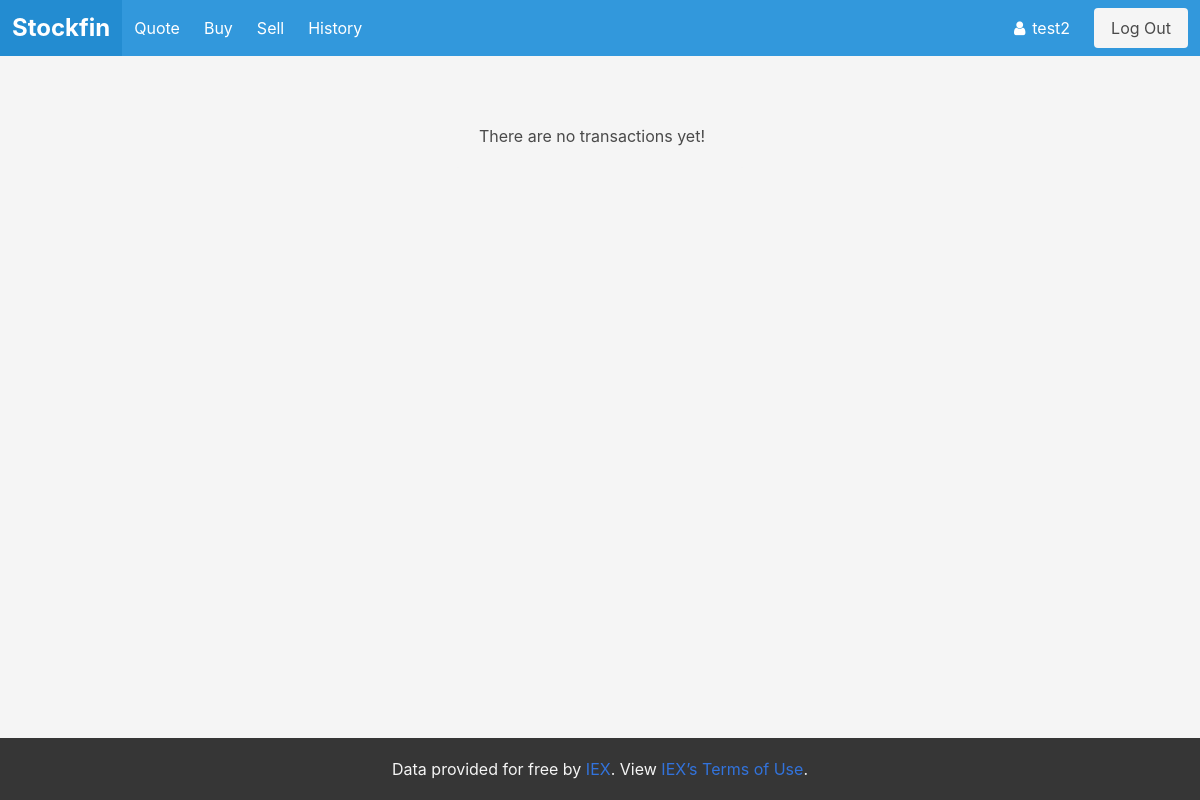
/history (signed in), run on an earlier commit of the app's database.
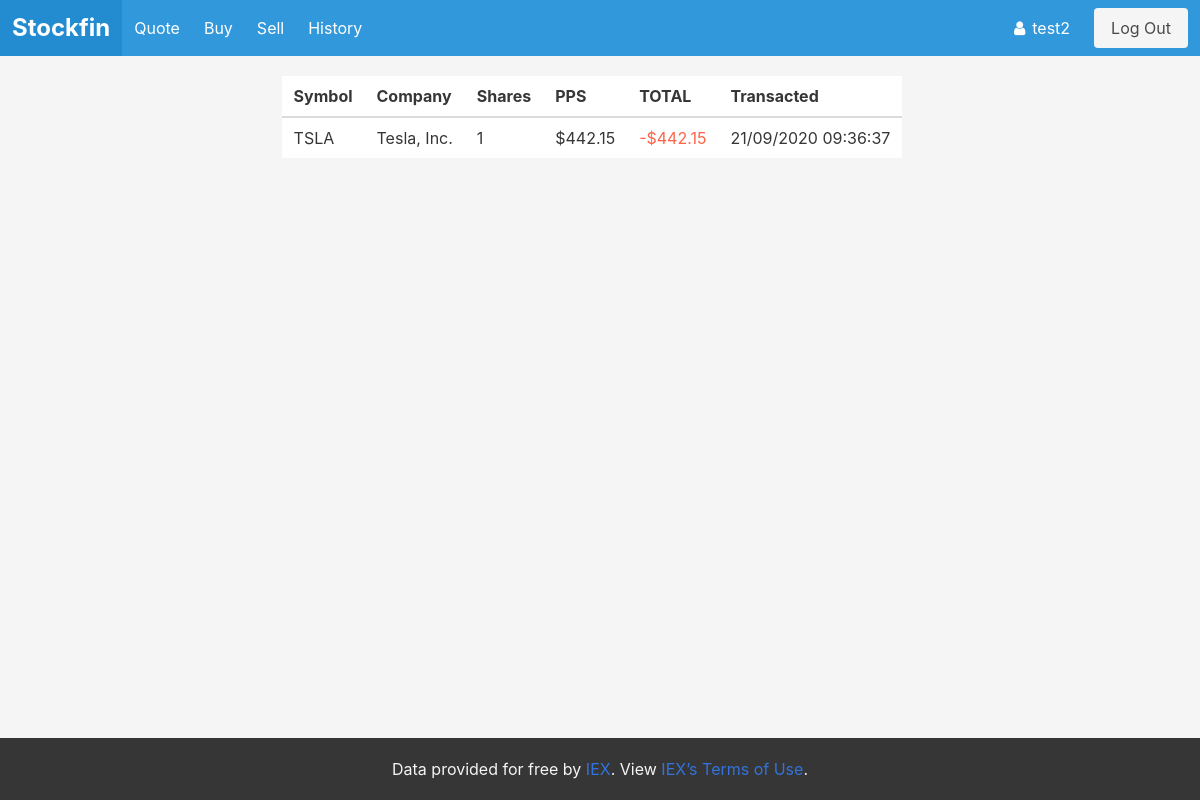
And on a later commit of the database.
### tables this page shows
CREATE TABLE history (id INTEGER NOT NULL, username VARCHAR (1, 255) NOT NULL, symbol CHAR (1, 50) NOT NULL, company STRING, shares INTEGER NOT NULL, price INTEGER NOT NULL, currency_before INTEGER NOT NULL, currency_after INTEGER NOT NULL, transacted STRING NOT NULL);

### app.py (the view)
@app.route("/history")#✔️
@login_required
def history():
    rows = db.execute("SELECT * FROM history WHERE id = :id", id=session["user_id"])
    return render_template("/history.html", rows=rows)

### app.py (called while the page is built)
@app.after_request
def after_request(response):
    response.headers["Cache-Control"] = "no-cache, no-store, must-revalidate"
    response.headers["Expires"] = 0
    response.headers["Pragma"] = "no-cache"
    return response

### helpers.py (called while the page is built)
def login_required(f):
    @wraps(f)
    def decorated_function(*args, **kwargs):
        if session.get("user_id") is None:
            return redirect("/login")
        return f(*args, **kwargs)
    return decorated_function

### templates/history.html (shortened to what this page needs)
{% extends "layout.html" %}
{% block body %}
<div class="container is-striped">
    <div class="notification">
    {% if rows %}
      <table class="table is-striped is-hoverable is-fullwidth">
        <thead>
          <tr>
            <th>Symbol</th>
            <th>Company</th>
            <th>Shares</th>
            <th>PPS</th>
            <th>TOTAL</th>
            <th>Transacted</th>
          </tr>
        </thead>
        <tbody>
            {% for data in rows %}
              <tr>
                <td>{{ data.symbol }}</td>
                <td>{{ data.company }}</td>
                <td>
                        {% if data.shares < 0 %}
                            <span>{{data.shares}}</span>
                        {% else %}
                        <span >{{data.shares}}</span>
                        {% endif %}
                </td>
                <td>${{ ((data.price / data.shares)) |round(2)  }}</td>
                <td>
                        {% if data.shares < 0 %}
                          <span style="color: green">${{data.price}}</span>
                        {% else %}
                          <span style="color: tomato">-${{ data.price }}</span>
                        {% endif %}
                </td>
                <td>{{ data.transacted }} </td>
              </tr>
            {% endfor %}
        </tbody>
      </table>
    {%else%}
    <h1 class="mt-6">There are no transactions yet!</h1>
    {% endif %}
    </div>
</div>
{% endblock %}

### templates/layout.html (shortened to what this page needs)
<!DOCTYPE html>
<html lang="en">
<head>
    <link rel="stylesheet" type="text/css" href="../static/css/bulma.css">
    <link rel="stylesheet" type="text/css" href="https://stackpath.bootstrapcdn.com/font-awesome/4.7.0/css/font-awesome.min.css">
</head>
<body>
    {% include 'includes/navbar.html' %}
    {% block body %}
    {% endblock %}
    {% include 'includes/footer.html' %}
</body>
</html>

### templates/includes/navbar.html (shortened to what this page needs)
<nav class="navbar is-fixed is-info" role="navigation" aria-label="main navigation">
    <div class="navbar-brand">
      <a class="navbar-item logo" href="/">
        Stockfin
      </a>
    </div>
    {% if session.user_id %}
    <div id="navbarBasicExample" class="navbar-menu">
      <div class="navbar-start">
        <a href="/quote" class="navbar-item">
          Quote
        </a>
        <a href="/buy" class="navbar-item">
          Buy
        </a>
        <a href="/sell" class="navbar-item">
          Sell
        </a>
        <a href="/history" class="navbar-item">
          History
        </a>
      </div>
      <div class="navbar-end">
        <div class="navbar-item is-dark">
          <a id="showModal" href="#" >
            <span class="icon is-small is-left">
              <i class="fa fa-user"></i>
            </span>
            <span >{{ session["username"] }}</span>
          </a>
        </div>
        <div class="navbar-item">
          <div class="buttons">
            <a href="/logout" class="button is-light">
              Log Out
            </a>
          </div>
        </div>
      </div>
    </div>
    {% endif %}
</nav>

### templates/includes/footer.html
<footer class="footer is-dark">
    <div class="content has-text-centered">
      <p>
        Data provided for free by <a href="https://iextrading.com/developer">IEX</a>. View <a href="https://iextrading.com/api-exhibit-a/">IEX’s Terms of Use</a>.
      </p>
    </div>
</footer>

### templates/layout.html (style rules this page uses)
body { display: flex; min-height: 100vh; flex-direction: column; background:hsl(0, 0%, 96%); }
.footer { padding: 1.2rem; background:hsl(0, 0%, 21%); color:hsl(0, 0%, 96%); }

### templates/includes/navbar.html (style rules this page uses)
.logo { font-size: 150%; color: inherit; vertical-align: middle; font-weight: bold; }
#showModal { color: inherit; }

What changed in the data, as far as the page shows it:
added history: username "test2", symbol "TSLA", company "Tesla, Inc.", shares "1", ((data.price/data.shares))|round(2) "442.15", price "442.15", transacted "21/09/2020 09:36:37"
Also different on the page:
{{ session["username"] }}: "test2" → (not shown)
text no longer shown: "There are no transactions yet!"
text now shown: "Symbol Company Shares PPS TOTAL Transacted"
